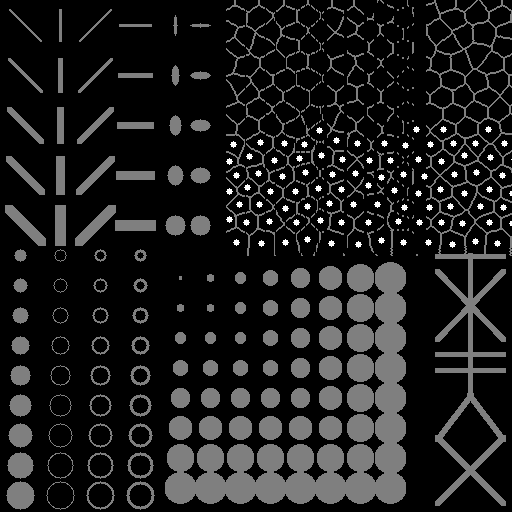
#> input picture 04b_feature_extraction/data/artificial_objects_2d.tif, 512 x 512 px
$ jupyter execute --allow-errors 05_parametric_maps.ipynb
#> lines starting #> are read from the running program, lines starting #| are printed output that depends on the picture
# Parametric maps
This notebook demonstrates how parametric maps can be made. In such parametric images, pixel intensity corresponds to  measurements of the objects, for example area.

[cell 1]
import numpy as np
from skimage.io import imread
from skimage.measure import label, regionprops, regionprops_table
from skimage.util import map_array
from napari_simpleitk_image_processing import label_statistics
from stackview import insight, imshow

[cell 2]
image = imread("data/artificial_objects_2d.tif")[:472,:376]
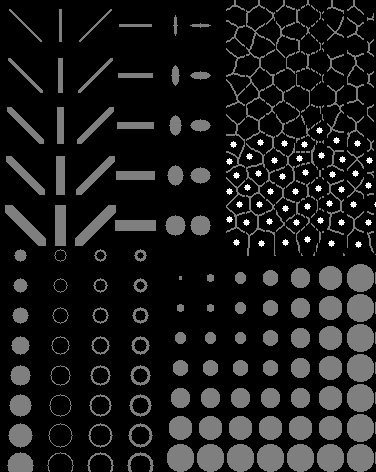
#> image: shape (472, 376) float32; min 0, max 512, mean 54.5; drawn with min black and max white
insight(image)
#> (this line was passed over: stackview is not available in this run)

Starting point for measurements is commonly a label image.

[cell 3]
label_image = label(image)
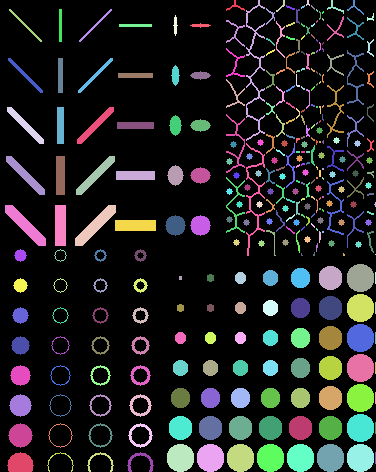
#> label_image: shape (472, 376) int64; 317 distinct labels, from 0 to 316; one colour per label, 0 black
insight(label_image)
#> (this line was passed over: stackview is not available in this run)

## Parametric maps using scikit-image
You can also compute your own measurement for each object and then visualize it in a parametric map image. Consider using [scikit-image's `regionprops()`](https://scikit-image.org/docs/dev/api/skimage.measure.html#skimage.measure.regionprops) for computing the measurements.

[cell 4]
statistics_table = regionprops_table(label_image, properties=('label', 'area','major_axis_length','minor_axis_length'))
#> statistics_table = 4 items

## Area map

[cell 5]
remapped = map_array(
        label_image,
        statistics_table['label'],
        statistics_table['area'],
        )
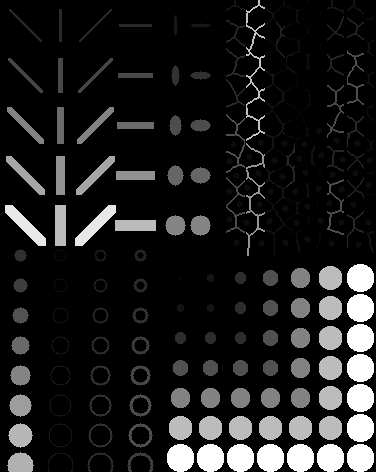
#> remapped: shape (472, 376) float64; min 0, max 612, mean 70.9; drawn with min black and max white

imshow(remapped, colorbar=True, colormap="jet")
#> (this line was passed over: stackview is not available in this run)

## Parametric maps using SimpleITK-based measurements
Furthermore, also [SimpleITK](https://simpleitk.readthedocs.io/) comes with quantitative measurements for labeled images. For convenience reasons, we will use the scriptable napari plugin [napari-simpleitk-image-processing](https://github.com/haesleinhuepf/napari-simpleitk-image-processing) for deriving measurements.

#> (a cell that did not finish here is left out)

#> (a cell that did not finish here is left out)

## Number of pixels map

#> (a cell that did not finish here is left out)

## Aspect ratio map

[cell 9]
statistics_table["aspect_ratio"] = statistics_table["major_axis_length"] / statistics_table["minor_axis_length"]

[cell 10]
aspect_ratio_map = map_array(label_image,
                             np.asarray(statistics_table['label'].tolist()),
                             np.asarray(statistics_table['aspect_ratio'].tolist()))
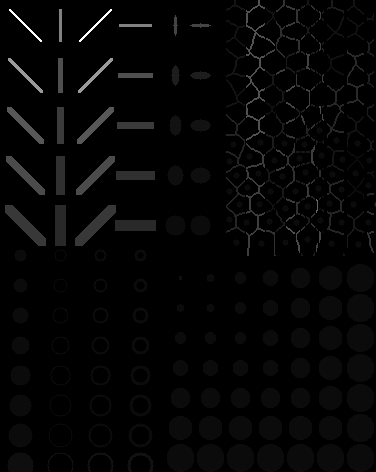
#> aspect_ratio_map: shape (472, 376) float64; 0.05% of the values are NaN or infinite; the others: min 0, max 22.98, mean 0.484; drawn with min black, max white, NaN and infinite black

imshow(aspect_ratio_map, colorbar=True, colormap="jet")
#> (this line was passed over: stackview is not available in this run)
